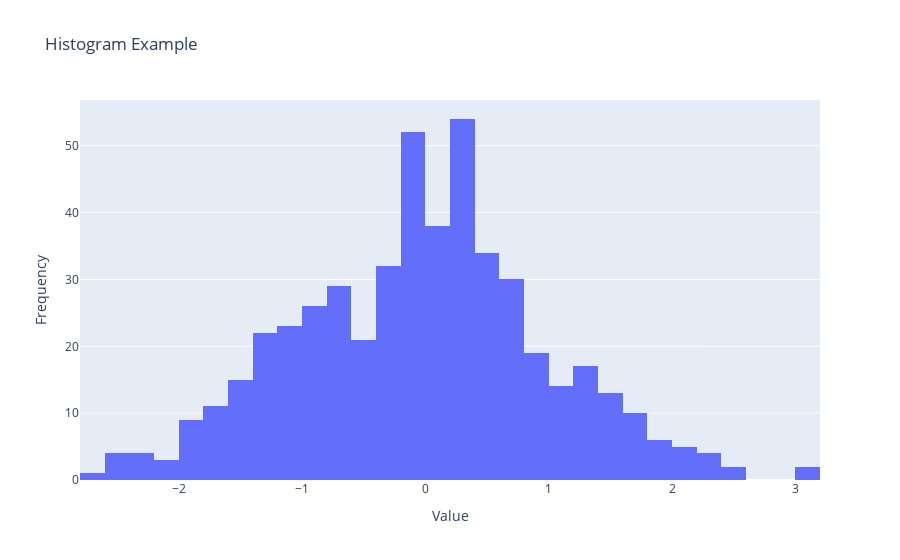

Here is the notebook cell this chart was saved with:
### Markdown cell above
#### Гістограма

### Code cell
import plotly.graph_objects as go
import numpy as np

# Дані для гістограми
data = np.random.normal(0, 1, 500)

# Створення гістограми
fig = go.Figure(data=[go.Histogram(x=data, nbinsx=50)])
fig.update_layout(title="Histogram Example", xaxis_title="Value", yaxis_title="Frequency")
fig.show()

### Figure 1 — Plotly figure (JSON) as saved in the notebook; plotly's stock layout.template omitted (floating-point values rounded to 4 significant figures; data arrays with more than 128 entries replaced by an {"elided": "..."} marker saying what was removed)
{"data": [{"nbinsx": 50, "type": "histogram", "x": {"elided": "500 float values"}}], "layout": {"autosize": true, "title": {"text": "Histogram Example"}, "xaxis": {"autorange": true, "range": [-2.8, 3.2], "title": {"text": "Value"}, "type": "linear"}, "yaxis": {"autorange": true, "range": [0, 56.84], "title": {"text": "Frequency"}}}}
